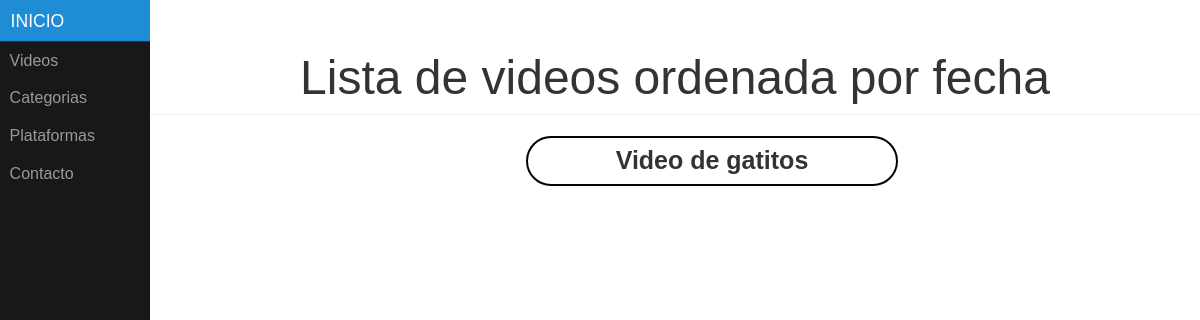
The app's page /videos/, older data.
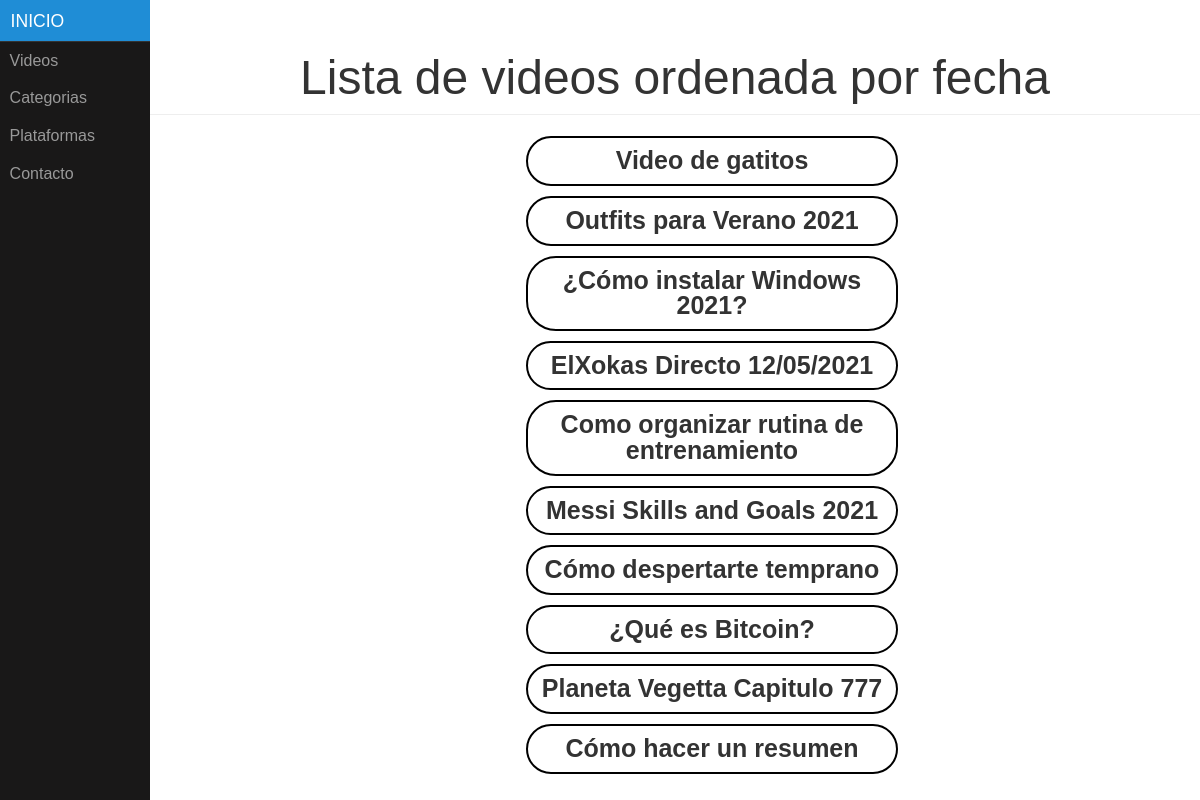
The same page, newer data.
### appTopVideo/models.py (models this page shows, shortened)
class Video(models.Model):
	identificador = models.CharField(max_length=50)
	nombre = models.CharField(max_length=50)
	fecha = models.DateField(default='1970-01-01')
	descripcion = models.CharField(max_length=100)
	miniatura = models.CharField(max_length=50)
	duracion = models.IntegerField()
	calidad = models.CharField(max_length=50)
	categoria = models.ForeignKey(Categoria, on_delete=models.CASCADE)
	plataformas = models.ManyToManyField(Plataforma)

### appTopVideo/views.py (the view)
# urls.py: path('videos/', views.videos, name="videos"),
def videos(request):
  videos= get_list_or_404(Video.objects.order_by('fecha'))
  context = {'lista_videos': videos }
  return render(request, 'videos.html', context)

### appTopVideo/templates/videos.html (shortened to what this page needs)
{% extends "base.html" %}
{% block cabecera %}
<h1>Lista de videos ordenada por fecha</h1>
{% endblock %}
{% block contenido %}
{% if lista_videos %}
<ul id="lista">
{% for v in lista_videos %}
<li><a href="{% url 'video' v.id%}">{{v.nombre}}</a></li>
{% endfor %}
</ul>
{% else %}
    <p>Actualmente no hay ningún video disponible.</p>
{% endif %}
{% endblock %}

Row changes from the older to the newer data that the page shows:
added Video: nombre "Outfits para Verano 2021"
added Video: nombre "¿Cómo instalar Windows 2021?"
added Video: nombre "ElXokas Directo 12/05/2021"
added Video: nombre "Como organizar rutina de entrenamiento"
added Video: nombre "Messi Skills and Goals 2021"
added Video: nombre "Cómo despertarte temprano"
added Video: nombre "¿Qué es Bitcoin?"
added Video: nombre "Planeta Vegetta Capitulo 777"
added Video: nombre "Cómo hacer un resumen"
